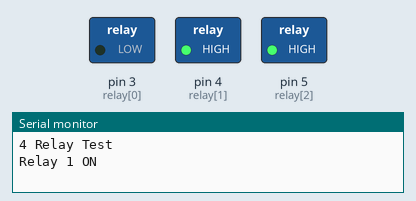
Simulated run of this sketch. Board: Arduino Uno, built with avr-gcc and run on an emulated ATmega328P. On the bench: switched loads named in the sketch (green lamp = pin HIGH), the last lines printed to the serial monitor.

Above: at 1.0 s.
At 5.0 s:
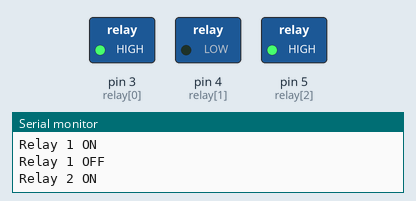
At 9.0 s:
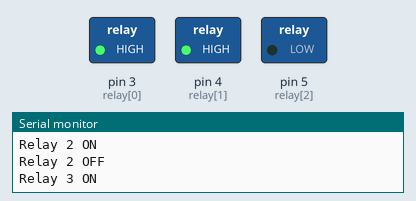
At 11.0 s:
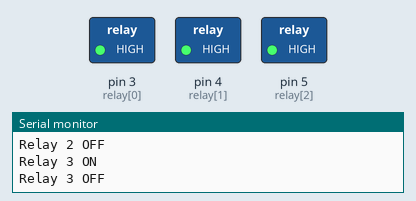
Timing chart, 0 to 15.6 s (numbered marks = the images above):
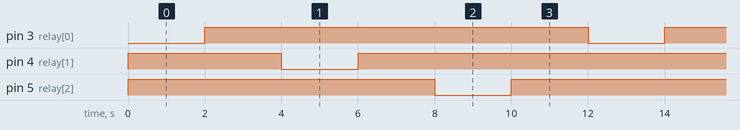

Measured:
- by itself, pin 3 (relay[0]), pin 4 (relay[1]), pin 5 (relay[2]): alternates HIGH for 10.0 s and LOW for 2.0 s
- by itself, everything shown: repeats every 12.0 s, in 6 steps

The sketch:

relay_run_1.ino
```cpp
 /*
This is code to control 4 to 16 channel 5V Relay module using Arduino
 * watch the video on how to use 4 to unlimited Relay channels  https://youtu.be/Wbm3MCMgM_s

 */
/*
 *  This code is written by Ahmad Shamshiri for Robojax.com
// Written Mar 26, 2018 at 12:14 in Ajax, Ontario, Canada

 *
 */

int ch = 3;// number of relays you got
int relay[]={3,4,5}; // Arduino pin numbers. the same number of relay should be defined here as input pins


int wait = 2000;// delay time
int i=0;

void setup() {
    Serial.begin(9600);// prepare Serial monitor
    // set  pins as output


    pinMode(relay[0], OUTPUT);// connected to relay1
    digitalWrite(relay[0], HIGH); // Turn the relay OFF

    pinMode(relay[1], OUTPUT);// connected to relay2
    digitalWrite(relay[1], HIGH); // Turn the relay OFF

    pinMode(relay[2], OUTPUT);// connected to relay3
    digitalWrite(relay[2], HIGH); // Turn the relay OFF

    Serial.println("4 Relay Test");
}

void loop() {


 for(int i=0; i < ch; i++)
 {
      Serial.print("Relay "); Serial.print(i+1);Serial.println(" ON");
      digitalWrite(relay[i], LOW); // Turn the relay ON
      delay(wait);
      Serial.print("Relay "); Serial.print(i+1);Serial.println(" OFF");
      digitalWrite(relay[i], HIGH); // Turn the relay OFF
      delay(wait);
 }// for loop


    Serial.println("====== loop done ==");

}// loop
```
